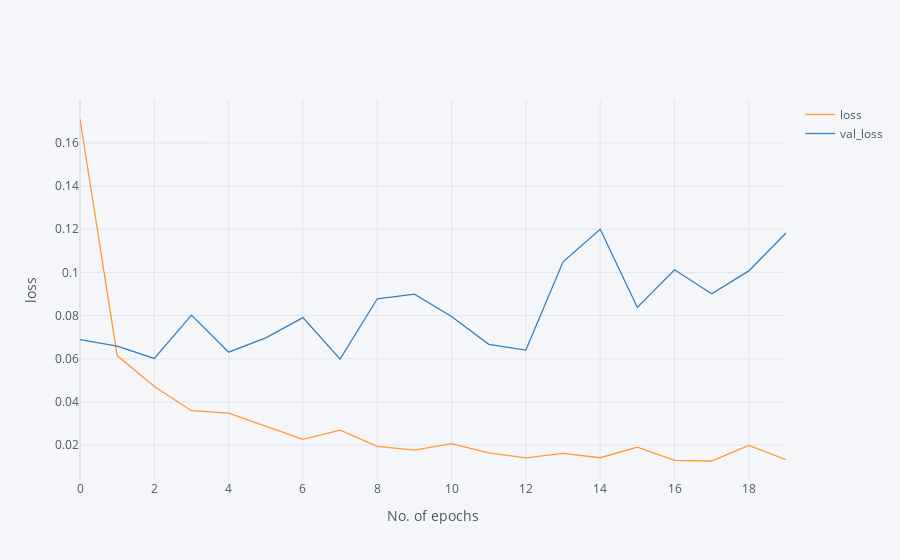

The cell this chart's notebook holds for it:
### Code cell
df[['loss', 'val_loss']].iplot(xTitle = 'No. of epochs', yTitle = 'loss')

### Figure 1 — Plotly figure (JSON) as saved in the notebook; plotly's stock layout.template omitted (floating-point values rounded to 4 significant figures)
{"data": [{"line": {"color": "rgba(255, 153, 51, 1.0)", "dash": "solid", "shape": "linear", "width": 1.3}, "mode": "lines", "name": "loss", "text": "", "type": "scatter", "x": [0, 1, 2, 3, 4, 5, 6, 7, 8, 9, 10, 11, 12, 13, 14, 15, 16, 17, 18, 19], "y": [0.1711, 0.0615, 0.04718, 0.03596, 0.0348, 0.02876, 0.02272, 0.0269, 0.0194, 0.01772, 0.02067, 0.01639, 0.01412, 0.01618, 0.01417, 0.01904, 0.01297, 0.01265, 0.01986, 0.01327]}, {"line": {"color": "rgba(55, 128, 191, 1.0)", "dash": "solid", "shape": "linear", "width": 1.3}, "mode": "lines", "name": "val_loss", "text": "", "type": "scatter", "x": [0, 1, 2, 3, 4, 5, 6, 7, 8, 9, 10, 11, 12, 13, 14, 15, 16, 17, 18, 19], "y": [0.06886, 0.06583, 0.06016, 0.08021, 0.06308, 0.06971, 0.07903, 0.0598, 0.08779, 0.08992, 0.07958, 0.0667, 0.06401, 0.1049, 0.12, 0.08377, 0.1013, 0.09012, 0.1007, 0.1182]}], "layout": {"legend": {"bgcolor": "#F5F6F9", "font": {"color": "#4D5663"}}, "paper_bgcolor": "#F5F6F9", "plot_bgcolor": "#F5F6F9", "title": {"font": {"color": "#4D5663"}}, "xaxis": {"gridcolor": "#E1E5ED", "showgrid": true, "tickfont": {"color": "#4D5663"}, "title": {"font": {"color": "#4D5663"}, "text": "No. of epochs"}, "zerolinecolor": "#E1E5ED"}, "yaxis": {"gridcolor": "#E1E5ED", "showgrid": true, "tickfont": {"color": "#4D5663"}, "title": {"font": {"color": "#4D5663"}, "text": "loss"}, "zerolinecolor": "#E1E5ED"}}}
